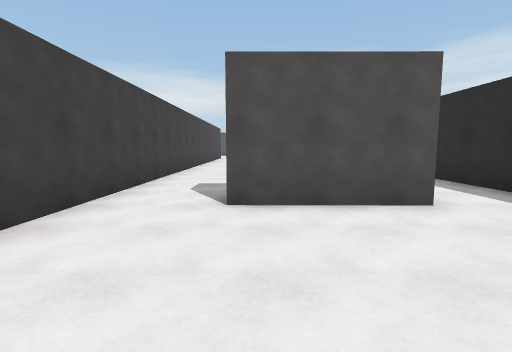
[1] (above)

22 first-person views from a walk through a scene from a Unity 3-D project. The camera is 1.5 m above the floor, tilts 6° down and sees 85° across. The floor is counted in squares, 2 m on a side. Each view is taken from the middle of a square. On the plan, view 1 faces up. The plan holds only what a view shows up to about 10 squares ahead; the rest is blank. The place goes on beyond the plan. The player is left out.

[2]
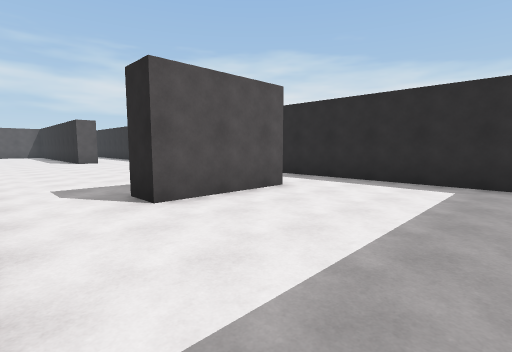

[3]
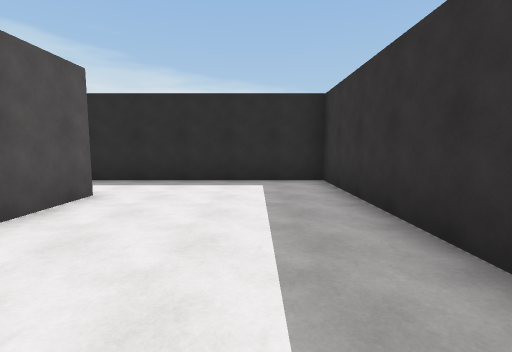

[4]
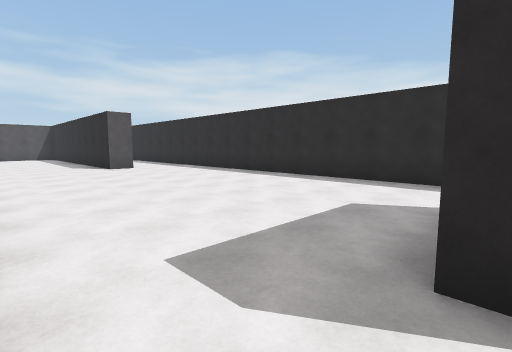

[5]
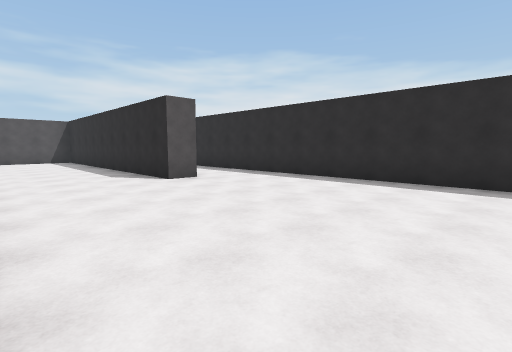

[6]
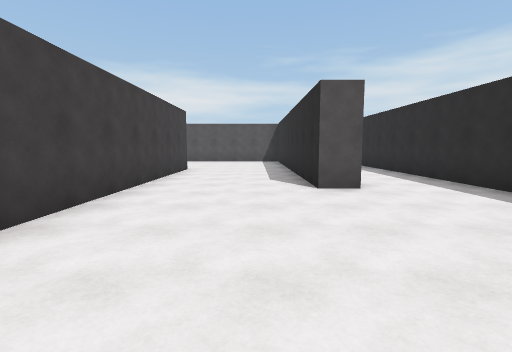

[7]
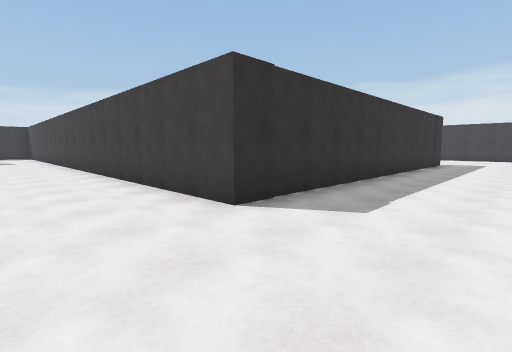

[8]
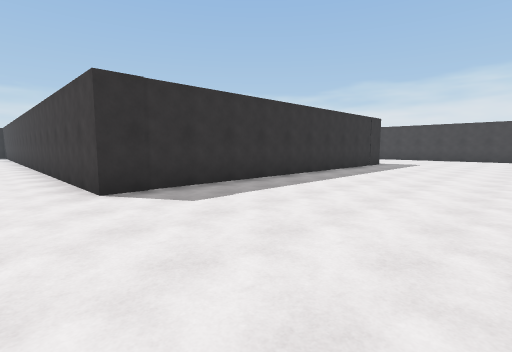

[9]
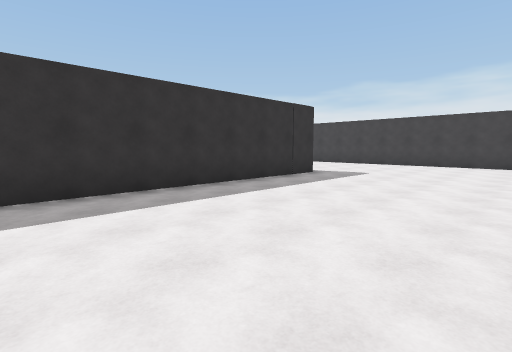

[10]
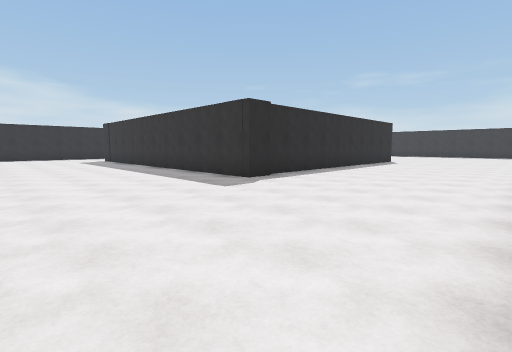

[11]
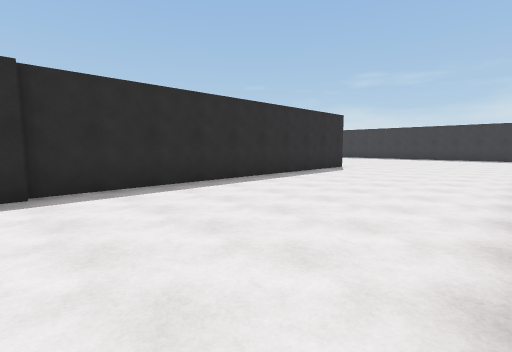

[12]
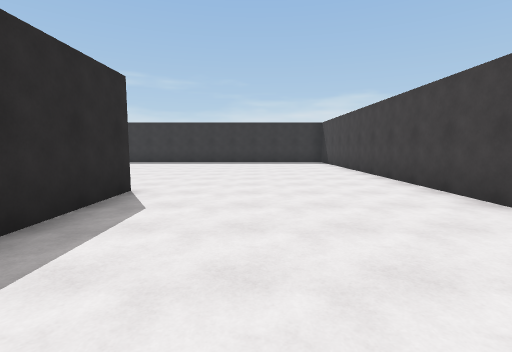

[13]
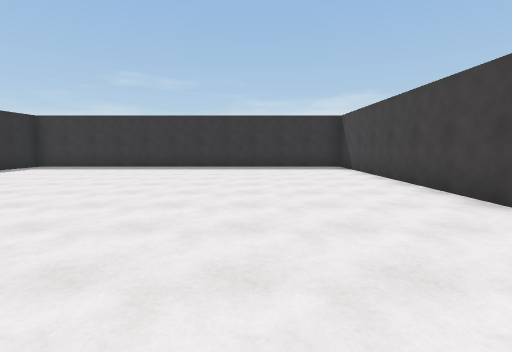

[14]
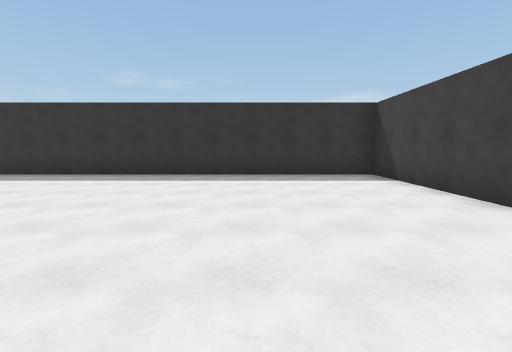

[15]
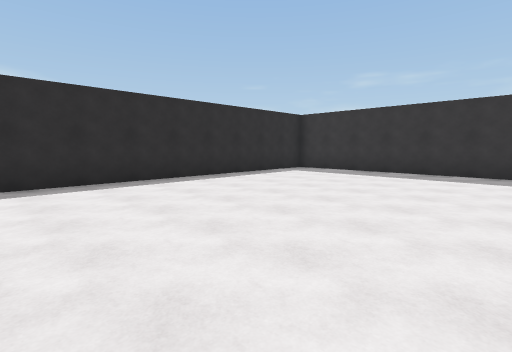

[16]
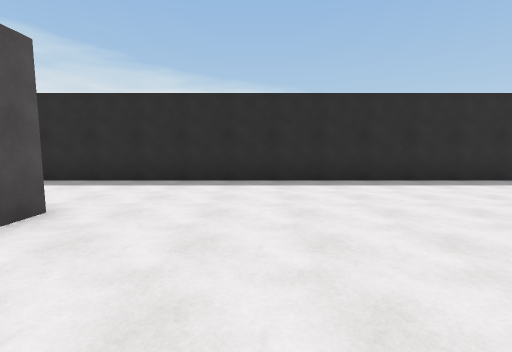

[17]
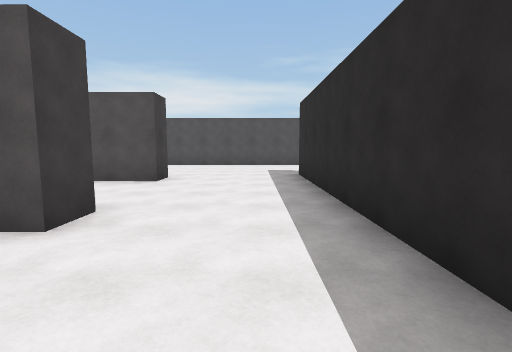

[18]
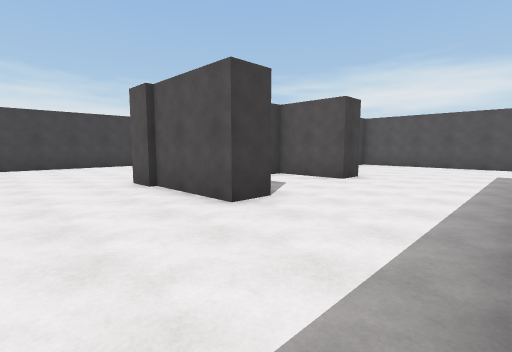

[19]
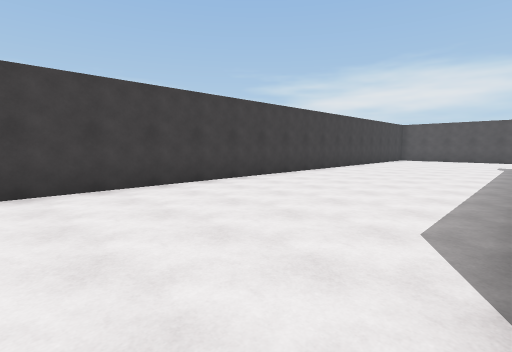

[20]
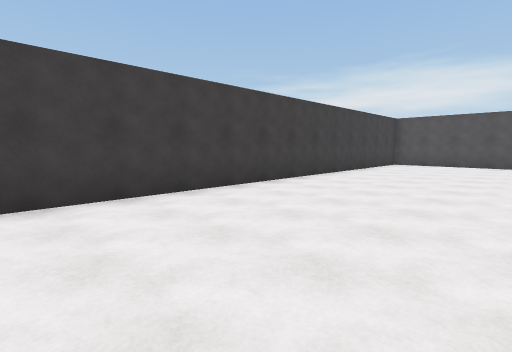

[21]
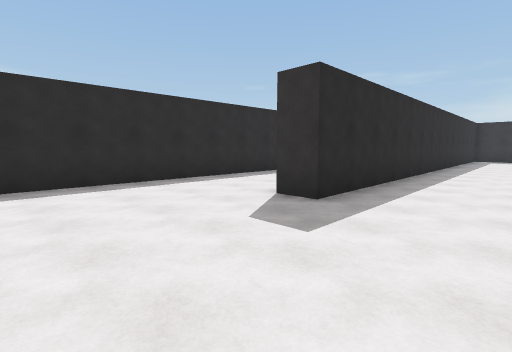

[22]
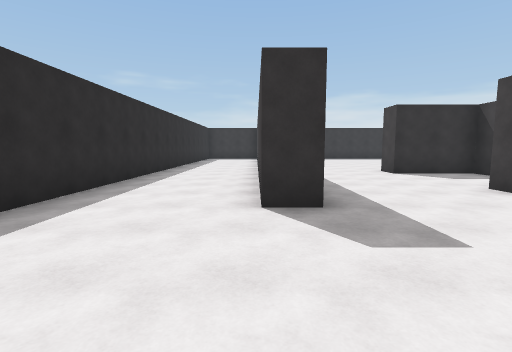

### Floor plan
Points are (right, up) in squares from view 1. A wall is a line through its corners. A room is listed if a view was taken in it or the views show most of it. See-through windows are left out.
Room 1 (views 1, 2, 3)
walls: (2.4, 3.5) (-0.4, 3.5); (-0.5, -0.5) (4.2, -0.5) (4.2, 3.5); (-2.3, 3.4) (-2.3, 2.4)
ways out: opening at (-1.5, 4) to room 2; opening at (3.5, 4) to room 2
Room 2 (views 4, 5, 6, 7, 8, 9, 10, 11, 12, 13, 14, 15, 16, 17, 18, 19, 20, 21, 22)
walls: (-10.2, 12.9) (-10.2, 12.1) (-12.1, 12.1); (-12.1, 9.9) (-12.1, 9.2) (-9.9, 9.2) (-9.9, 8.4) (-12.9, 8.4) (-12.9, 17.6); (-7.4, 17.5) (-9.7, 17.5); (-3.1, 7) (-3.1, 16.9); (-13.1, 17.5) (-13.1, 18.3) (-2.3, 18.3) (-2.3, 3.4); (2, 14) (1.1, 14) (1.1, 19.1); (-0.4, 3.5) (-0.4, 4.3); (-6.8, -0.1) (-6.8, 13.6) (-6.1, 13.6) (-6.1, 10.9); (-14.5, 23.4) (-15.9, 23.4); (-18.2, 22.5) (-18.2, -0.5) (-7.2, -0.5); (4.2, 3.5) (4.2, 19.1)
ways out: opening at (-1.5, 4) to room 1; opening at (3.5, 4) to room 1

Positions as (right, up) in squares from view 1, and headings:
1: (0, 0), facing up
2: (-2, 0), facing up-right
3: (-2, 1), facing right
4: (-2, 4), facing up-right
5: (-2, 8), facing up-right
6: (0, 9), facing up
7: (0, 21), facing down-left
8: (-1, 23), facing down-left
9: (-6, 23), facing down-left
10: (-18, 23), facing down-right
11: (-18, 18), facing down-right
12: (-15, 13), facing down
13: (-15, 10), facing down
14: (-15, 7), facing down
15: (-13, 8), facing down-right
16: (-13, 6), facing right
17: (-8, 6), facing up
18: (-7, 6), facing up-left
19: (-13, 7), facing up-left
20: (-14, 11), facing up-left
21: (-9, 17), facing down-right
22: (-6, 17), facing down
